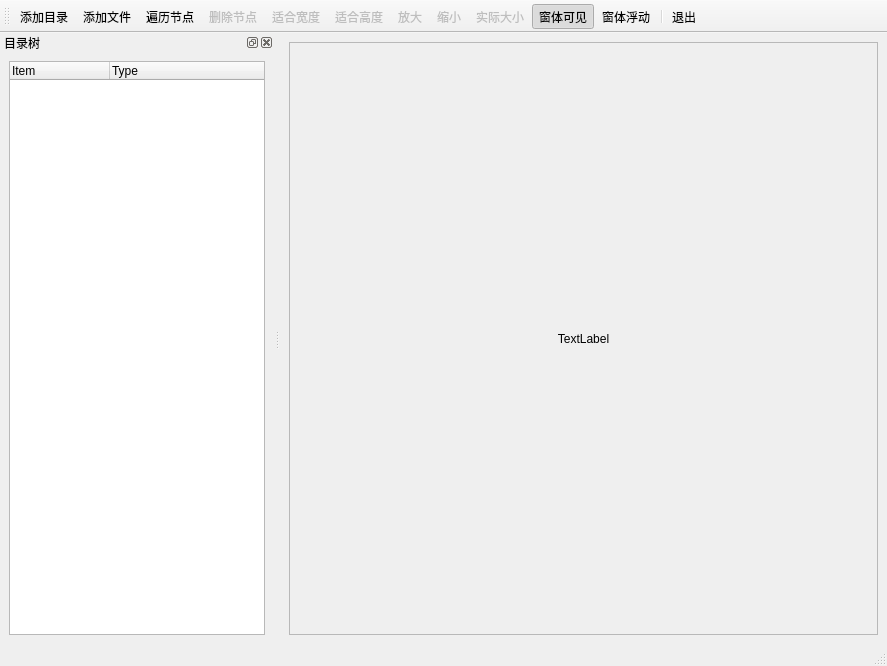
<?xml version="1.0" encoding="UTF-8"?>
<ui version="4.0">
 <class>MainWindow</class>
 <widget class="QMainWindow" name="MainWindow">
  <property name="geometry">
   <rect>
    <x>0</x>
    <y>0</y>
    <width>887</width>
    <height>666</height>
   </rect>
  </property>
  <property name="windowTitle">
   <string>MainWindow</string>
  </property>
  <widget class="QWidget" name="centralwidget">
   <layout class="QGridLayout" name="gridLayout_2">
    <item row="0" column="0">
     <widget class="QScrollArea" name="scrollArea">
      <property name="widgetResizable">
       <bool>true</bool>
      </property>
      <property name="alignment">
       <set>Qt::AlignCenter</set>
      </property>
      <widget class="QWidget" name="scrollAreaWidgetContents">
       <property name="geometry">
        <rect>
         <x>0</x>
         <y>0</y>
         <width>589</width>
         <height>551</height>
        </rect>
       </property>
       <layout class="QGridLayout" name="gridLayout_3">
        <item row="0" column="0">
         <widget class="QLabel" name="labPicture">
          <property name="text">
           <string>TextLabel</string>
          </property>
          <property name="alignment">
           <set>Qt::AlignCenter</set>
          </property>
         </widget>
        </item>
       </layout>
      </widget>
     </widget>
    </item>
   </layout>
  </widget>
  <widget class="QMenuBar" name="menubar">
   <property name="geometry">
    <rect>
     <x>0</x>
     <y>0</y>
     <width>887</width>
     <height>23</height>
    </rect>
   </property>
  </widget>
  <widget class="QStatusBar" name="statusbar"/>
  <widget class="QDockWidget" name="dockWidget">
   <property name="windowTitle">
    <string>目录树</string>
   </property>
   <attribute name="dockWidgetArea">
    <number>1</number>
   </attribute>
   <widget class="QWidget" name="dockWidgetContents">
    <layout class="QGridLayout" name="gridLayout">
     <item row="0" column="1">
      <widget class="QTreeWidget" name="treeWidget">
       <column>
        <property name="text">
         <string notr="true">Item</string>
        </property>
       </column>
       <column>
        <property name="text">
         <string>Type</string>
        </property>
       </column>
      </widget>
     </item>
    </layout>
   </widget>
  </widget>
  <widget class="QToolBar" name="toolBar">
   <property name="windowTitle">
    <string>toolBar</string>
   </property>
   <property name="toolButtonStyle">
    <enum>Qt::ToolButtonTextUnderIcon</enum>
   </property>
   <attribute name="toolBarArea">
    <enum>TopToolBarArea</enum>
   </attribute>
   <attribute name="toolBarBreak">
    <bool>false</bool>
   </attribute>
   <addaction name="actAddFolder"/>
   <addaction name="actAddFiles"/>
   <addaction name="actScanItems"/>
   <addaction name="actDeleteItem"/>
   <addaction name="actZoomFitW"/>
   <addaction name="actZoomFitH"/>
   <addaction name="actZoomIn"/>
   <addaction name="actZoomOut"/>
   <addaction name="actZoomRealSize"/>
   <addaction name="actDockVisible"/>
   <addaction name="actDockFloat"/>
   <addaction name="separator"/>
   <addaction name="actQuit"/>
  </widget>
  <action name="actAddFolder">
   <property name="icon">
    <iconset resource="../src.qrc">
     <normaloff>:/images/image/open3.bmp</normaloff>:/images/image/open3.bmp</iconset>
   </property>
   <property name="text">
    <string>添加目录...</string>
   </property>
   <property name="toolTip">
    <string>添加目录</string>
   </property>
   <property name="shortcut">
    <string>Ctrl+F</string>
   </property>
  </action>
  <action name="actAddFiles">
   <property name="icon">
    <iconset resource="../src.qrc">
     <normaloff>:/images/image/824.bmp</normaloff>:/images/image/824.bmp</iconset>
   </property>
   <property name="text">
    <string>添加文件...</string>
   </property>
   <property name="toolTip">
    <string>添加文件</string>
   </property>
   <property name="shortcut">
    <string>Ctrl+N</string>
   </property>
  </action>
  <action name="actZoomIn">
   <property name="enabled">
    <bool>false</bool>
   </property>
   <property name="icon">
    <iconset resource="../src.qrc">
     <normaloff>:/images/image/418.bmp</normaloff>:/images/image/418.bmp</iconset>
   </property>
   <property name="text">
    <string>放大</string>
   </property>
   <property name="toolTip">
    <string>放大图片</string>
   </property>
   <property name="shortcut">
    <string>Ctrl+I</string>
   </property>
  </action>
  <action name="actZoomOut">
   <property name="enabled">
    <bool>false</bool>
   </property>
   <property name="icon">
    <iconset resource="../src.qrc">
     <normaloff>:/images/image/416.bmp</normaloff>:/images/image/416.bmp</iconset>
   </property>
   <property name="text">
    <string>缩小</string>
   </property>
   <property name="toolTip">
    <string>缩小图片</string>
   </property>
   <property name="shortcut">
    <string>Ctrl+O</string>
   </property>
  </action>
  <action name="actZoomRealSize">
   <property name="enabled">
    <bool>false</bool>
   </property>
   <property name="icon">
    <iconset resource="../src.qrc">
     <normaloff>:/images/image/414.bmp</normaloff>:/images/image/414.bmp</iconset>
   </property>
   <property name="text">
    <string>实际大小</string>
   </property>
   <property name="toolTip">
    <string>图片实际大小显示</string>
   </property>
  </action>
  <action name="actZoomFitW">
   <property name="enabled">
    <bool>false</bool>
   </property>
   <property name="icon">
    <iconset resource="../src.qrc">
     <normaloff>:/images/image/424.bmp</normaloff>:/images/image/424.bmp</iconset>
   </property>
   <property name="text">
    <string>适合宽度</string>
   </property>
   <property name="toolTip">
    <string>适合宽度显示</string>
   </property>
   <property name="shortcut">
    <string>Ctrl+W</string>
   </property>
  </action>
  <action name="actDeleteItem">
   <property name="enabled">
    <bool>false</bool>
   </property>
   <property name="icon">
    <iconset resource="../src.qrc">
     <normaloff>:/images/image/delete1.bmp</normaloff>:/images/image/delete1.bmp</iconset>
   </property>
   <property name="text">
    <string>删除节点</string>
   </property>
   <property name="toolTip">
    <string>删除节点</string>
   </property>
  </action>
  <action name="actQuit">
   <property name="icon">
    <iconset resource="../src.qrc">
     <normaloff>:/images/image/exit.bmp</normaloff>:/images/image/exit.bmp</iconset>
   </property>
   <property name="text">
    <string>退出</string>
   </property>
   <property name="toolTip">
    <string>退出本系统</string>
   </property>
  </action>
  <action name="actZoomFitH">
   <property name="enabled">
    <bool>false</bool>
   </property>
   <property name="icon">
    <iconset resource="../src.qrc">
     <normaloff>:/images/image/426.bmp</normaloff>:/images/image/426.bmp</iconset>
   </property>
   <property name="text">
    <string>适合高度</string>
   </property>
   <property name="shortcut">
    <string>Ctrl+H</string>
   </property>
  </action>
  <action name="actScanItems">
   <property name="icon">
    <iconset resource="../src.qrc">
     <normaloff>:/images/image/fold.bmp</normaloff>:/images/image/fold.bmp</iconset>
   </property>
   <property name="text">
    <string>遍历节点</string>
   </property>
   <property name="toolTip">
    <string>遍历节点</string>
   </property>
  </action>
  <action name="actDockVisible">
   <property name="checkable">
    <bool>true</bool>
   </property>
   <property name="checked">
    <bool>true</bool>
   </property>
   <property name="icon">
    <iconset resource="../src.qrc">
     <normaloff>:/images/image/414.bmp</normaloff>:/images/image/414.bmp</iconset>
   </property>
   <property name="text">
    <string>窗体可见</string>
   </property>
   <property name="toolTip">
    <string>窗体可见</string>
   </property>
  </action>
  <action name="actDockFloat">
   <property name="checkable">
    <bool>true</bool>
   </property>
   <property name="checked">
    <bool>false</bool>
   </property>
   <property name="icon">
    <iconset resource="../src.qrc">
     <normaloff>:/images/image/814.bmp</normaloff>:/images/image/814.bmp</iconset>
   </property>
   <property name="text">
    <string>窗体浮动</string>
   </property>
   <property name="toolTip">
    <string>窗体浮动</string>
   </property>
  </action>
 </widget>
 <resources>
  <include location="../src.qrc"/>
 </resources>
 <connections>
  <connection>
   <sender>actQuit</sender>
   <signal>triggered()</signal>
   <receiver>MainWindow</receiver>
   <slot>close()</slot>
   <hints>
    <hint type="sourcelabel">
     <x>-1</x>
     <y>-1</y>
    </hint>
    <hint type="destinationlabel">
     <x>464</x>
     <y>332</y>
    </hint>
   </hints>
  </connection>
 </connections>
</ui>
